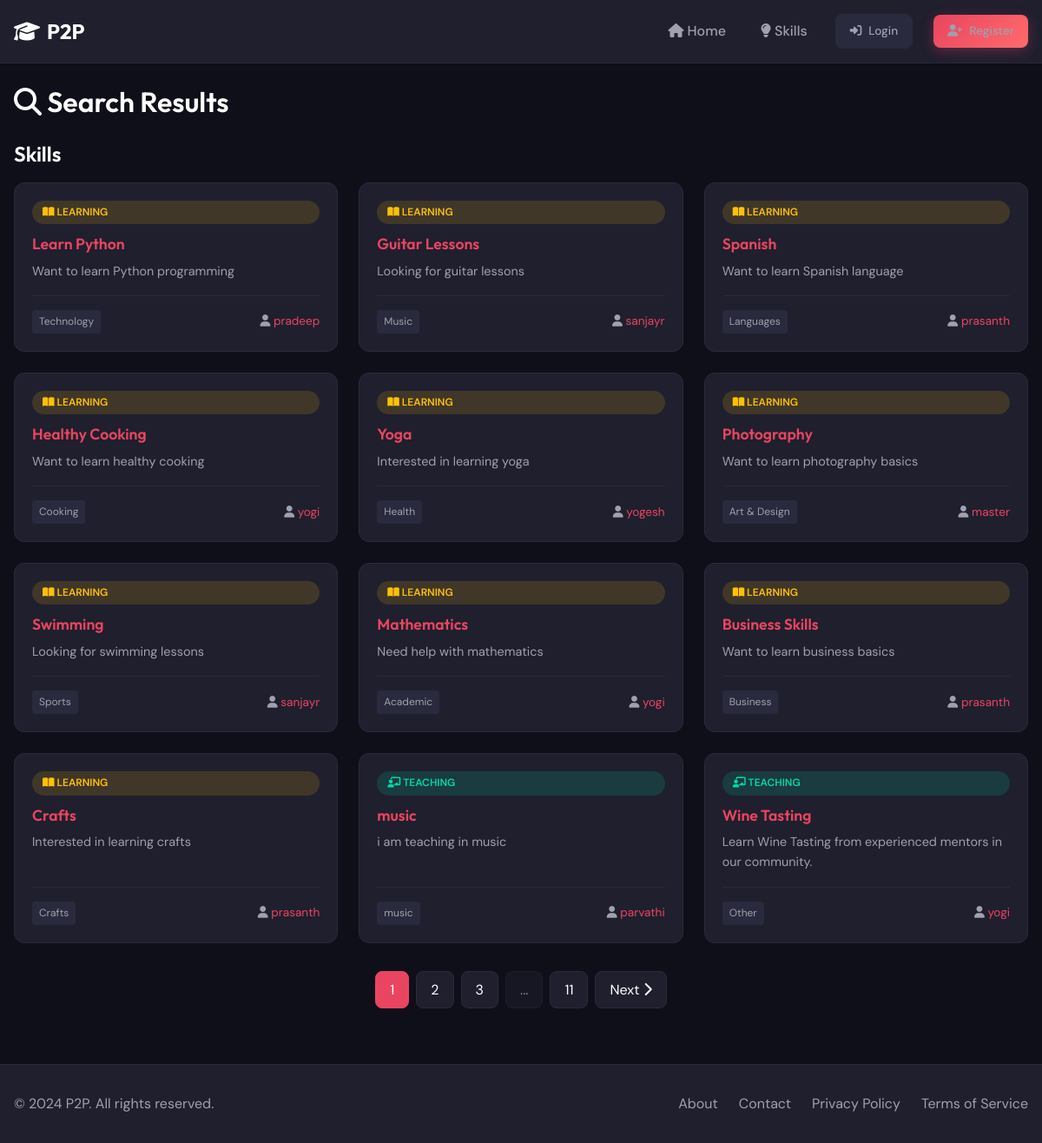
Screenshot of /search with the database file from the repository.
### models.py (models this page shows, shortened)
class Skill(db.Model):
    __tablename__ = 'skills'
    id = db.Column(db.Integer, primary_key=True)
    user_id = db.Column(db.Integer, db.ForeignKey('users.id'), nullable=False, index=True)
    title = db.Column(db.String(100), nullable=False)
    description = db.Column(db.Text, nullable=False)
    category = db.Column(db.String(50), nullable=False, index=True)
    skill_type = db.Column(db.String(10), nullable=False)  # 'offered' or 'wanted'
    is_approved = db.Column(db.Boolean, default=True)
    created_at = db.Column(db.DateTime, default=datetime.utcnow)
    bookmarks = db.relationship('Bookmark', backref='skill', lazy='dynamic', cascade='all, delete-orphan')
    exchange_requests_sender = db.relationship('ExchangeRequest', foreign_keys='ExchangeRequest.sender_skill_id', backref='sender_skill', lazy='dynamic')
    exchange_requests_receiver = db.relationship('ExchangeRequest', foreign_keys='ExchangeRequest.receiver_skill_id', backref='receiver_skill', lazy='dynamic')

class User(UserMixin, db.Model):
    __tablename__ = 'users'
    id = db.Column(db.Integer, primary_key=True)
    username = db.Column(db.String(80), unique=True, nullable=False, index=True)
    email = db.Column(db.String(120), unique=True, nullable=False, index=True)
    password_hash = db.Column(db.String(256), nullable=False)
    bio = db.Column(db.Text, default='')
    location = db.Column(db.String(120), default='')
    profile_picture = db.Column(db.String(255), default='default.png')
    signature_image = db.Column(db.String(255), nullable=True)  # Instructor signature image
    rating = db.Column(db.Float, default=0.0)
    is_admin = db.Column(db.Boolean, default=False)
    is_banned = db.Column(db.Boolean, default=False)
    created_at = db.Column(db.DateTime, default=datetime.utcnow)
    skills_offered = db.relationship('Skill', foreign_keys='Skill.user_id', backref='owner', lazy='dynamic')
    exchange_sent = db.relationship('ExchangeRequest', foreign_keys='ExchangeRequest.sender_id', backref='sender', lazy='dynamic')
    exchange_received = db.relationship('ExchangeRequest', foreign_keys='ExchangeRequest.receiver_id', backref='receiver', lazy='dynamic')
    messages_sent = db.relationship('Message', foreign_keys='Message.sender_id', backref='sender', lazy='dynamic')
    messages_received = db.relationship('Message', foreign_keys='Message.receiver_id', backref='receiver', lazy='dynamic')
    bookmarks = db.relationship('Bookmark', backref='user', lazy='dynamic', cascade='all, delete-orphan')
    reviews_given = db.relationship('Review', foreign_keys='Review.reviewer_id', backref='reviewer', lazy='dynamic')
    reviews_received = db.relationship('Review', foreign_keys='Review.reviewed_id', backref='reviewed', lazy='dynamic')
    reports_made = db.relationship('Report', foreign_keys='Report.reporter_id', backref='reporter', lazy='dynamic')
    reports_received = db.relationship('Report', foreign_keys='Report.reported_id', backref='reported', lazy='dynamic')

### routes/main.py (the view)
@main_bp.route('/search')
def search():
    query = request.args.get('q', '')
    category = request.args.get('category', '')
    skill_type = request.args.get('type', '')
    skills_query = Skill.query.filter_by(is_approved=True)
    if query:
        skills_query = skills_query.filter(
            (Skill.title.ilike(f'%{query}%')) |
            (Skill.description.ilike(f'%{query}%'))
        )
    if category:
        skills_query = skills_query.filter_by(category=category)
    if skill_type:
        skills_query = skills_query.filter_by(skill_type=skill_type)
    skills = skills_query.order_by(Skill.created_at.desc()).paginate(
        page=1, per_page=12, error_out=False
    )
    users = []
    if query:
        users = User.query.filter(
            User.is_banned == False,
            (User.username.ilike(f'%{query}%')) |
            (User.bio.ilike(f'%{query}%'))
        ).limit(10).all()
    form = SearchForm()
    return render_template('search.html',
                           skills=skills,
                           users=users,
                           query=query,
                           category=category,
                           skill_type=skill_type,
                           form=form)

### templates/search.html (shortened to what this page needs)
{% extends "base.html" %}
{% block content %}
<div class="container mt-3">
    <h1 class="mb-3"><i class="fas fa-search"></i> Search Results</h1>
    <h2 class="mb-2">Skills</h2>
    {% if skills.items %}
    <div class="skills-grid">
        {% for skill in skills.items %}
        <div class="skill-card">
            <span class="skill-type {{ skill.skill_type }}">
                {% if skill.skill_type == 'offered' %}<i class="fas fa-chalkboard-teacher"></i> Teaching{% else %}<i class="fas fa-book-open"></i> Learning{% endif %}
            </span>
            <h3><a href="{{ url_for('skills.detail', skill_id=skill.id) }}">{{ skill.title }}</a></h3>
            <p>{{ skill.description }}</p>
            <div class="skill-meta">
                <span class="skill-category">{{ skill.category }}</span>
                <span><i class="fas fa-user"></i> <a href="{{ url_for('main.user_profile', user_id=skill.owner.id) }}">{{ skill.owner.username }}</a></span>
            </div>
        </div>
        {% endfor %}
    </div>
    {% if skills.pages > 1 %}
    <div class="pagination">
        {% for page_num in skills.iter_pages(left_edge=1, right_edge=1, left_current=2, right_current=2) %}
            {% if page_num %}
                <a href="{{ url_for('main.search', page=page_num, q=query, category=category, type=skill_type) }}" class="page-item {% if page_num == skills.page %}active{% endif %}">
                    {{ page_num }}
                </a>
            {% else %}
                <span class="page-item disabled">...</span>
            {% endif %}
        {% endfor %}
        {% if skills.has_next %}
        <a href="{{ url_for('main.search', page=skills.next_num, q=query, category=category, type=skill_type) }}" class="page-item">
            Next <i class="fas fa-chevron-right"></i>
        </a>
        {% endif %}
    </div>
    {% endif %}
    {% else %}
    <div class="empty-state">
        <div class="empty-state-icon"><i class="fas fa-search"></i></div>
        <p>No results found.</p>
    </div>
    {% endif %}
</div>
{% endblock %}

### static/css/style.css (style rules this page uses)
:root { --primary: #1a1a2e; --secondary: #16213e; --accent: #e94560; --accent-light: #ff6b6b; --success: #00d9a5; --warning: #ffc107; --danger: #dc3545; --bg: #0f0f1a; --surface: #1f1f2e; --surface-light: #2a2a3e; --text: #ffffff; --text-secondary: #a0a0b0; --border: #2a2a3e; --gradient: linear-gradient(135deg, #e94560, #ff6b6b); --shadow: 0 4px 20px rgba(0, 0, 0, 0.3); --radius: 12px; --radius-sm: 8px; }
* { margin: 0; padding: 0; box-sizing: border-box; }
body { font-family: 'DM Sans', sans-serif; background-color: var(--bg); color: var(--text); line-height: 1.6; min-height: 100vh; }
h1, h2, h3, h4, h5, h6 { font-family: 'Outfit', sans-serif; font-weight: 600; line-height: 1.3; }
a { color: var(--accent); text-decoration: none; transition: color 0.3s ease; }
.container { max-width: 1200px; margin: 0 auto; padding: 0 1rem; }
.skills-grid { display: grid; grid-template-columns: repeat(auto-fill, minmax(280px, 1fr)); gap: 1.5rem; }
.skill-card { background: var(--surface); border: 1px solid var(--border); border-radius: var(--radius); padding: 1.25rem; transition: all 0.3s ease; display: flex; flex-direction: column; }
.skill-type { display: inline-block; padding: 0.25rem 0.75rem; border-radius: 20px; font-size: 0.75rem; font-weight: 600; text-transform: uppercase; margin-bottom: 0.75rem; }
.skill-type.offered { background: rgba(0, 217, 165, 0.15); color: var(--success); }
.skill-type.wanted { background: rgba(255, 193, 7, 0.15); color: var(--warning); }
.skill-card h3 { font-size: 1.1rem; margin-bottom: 0.5rem; }
.skill-card p { color: var(--text-secondary); font-size: 0.9rem; flex-grow: 1; margin-bottom: 1rem; display: -webkit-box; -webkit-line-clamp: 3; -webkit-box-orient: vertical; overflow: hidden; }
.skill-meta { display: flex; justify-content: space-between; align-items: center; font-size: 0.85rem; color: var(--text-secondary); padding-top: 1rem; border-top: 1px solid var(--border); }
.skill-category { background: var(--surface-light); padding: 0.25rem 0.5rem; border-radius: 4px; font-size: 0.75rem; }
.pagination { display: flex; justify-content: center; gap: 0.5rem; margin-top: 2rem; }
.page-item { padding: 0.5rem 1rem; background: var(--surface); border: 1px solid var(--border); border-radius: var(--radius-sm); color: var(--text); transition: all 0.3s ease; }
.page-item.active { background: var(--accent); border-color: var(--accent); }
.page-item.disabled { opacity: 0.5; pointer-events: none; }
.mt-3 { margin-top: 1.5rem; }
.mb-2 { margin-bottom: 1rem; }
.mb-3 { margin-bottom: 1.5rem; }

### rows the page displays
Skill: skill_type "wanted" (drawn), title "Learn Python", description "Want to learn Python programming", category "Technology", owner.username "pradeep"
Skill: skill_type "wanted" (drawn), title "Guitar Lessons", description "Looking for guitar lessons", category "Music", owner.username "sanjayr"
Skill: skill_type "wanted" (drawn), title "Spanish", description "Want to learn Spanish language", category "Languages", owner.username "prasanth"
Skill: skill_type "wanted" (drawn), title "Healthy Cooking", description "Want to learn healthy cooking", category "Cooking", owner.username "yogi"
Skill: skill_type "wanted" (drawn), title "Yoga", description "Interested in learning yoga", category "Health", owner.username "yogesh"
Skill: skill_type "wanted" (drawn), title "Photography", description "Want to learn photography basics", category "Art & Design", owner.username "master"
Skill: skill_type "wanted" (drawn), title "Swimming", description "Looking for swimming lessons", category "Sports", owner.username "sanjayr"
Skill: skill_type "wanted" (drawn), title "Mathematics", description "Need help with mathematics", category "Academic", owner.username "yogi"
Skill: skill_type "wanted" (drawn), title "Business Skills", description "Want to learn business basics", category "Business", owner.username "prasanth"
Skill: skill_type "wanted" (drawn), title "Crafts", description "Interested in learning crafts", category "Crafts", owner.username "prasanth"
Skill: skill_type "offered" (drawn), title "music", description "i am teaching in music", category "music", owner.username "parvathi"
Skill: skill_type "offered" (drawn), title "Wine Tasting", description "Learn Wine Tasting from experienced mentors in our community.", category "Other", owner.username "yogi"

### other values shown
{{ page_num }} "1" "2" "3" "11"
